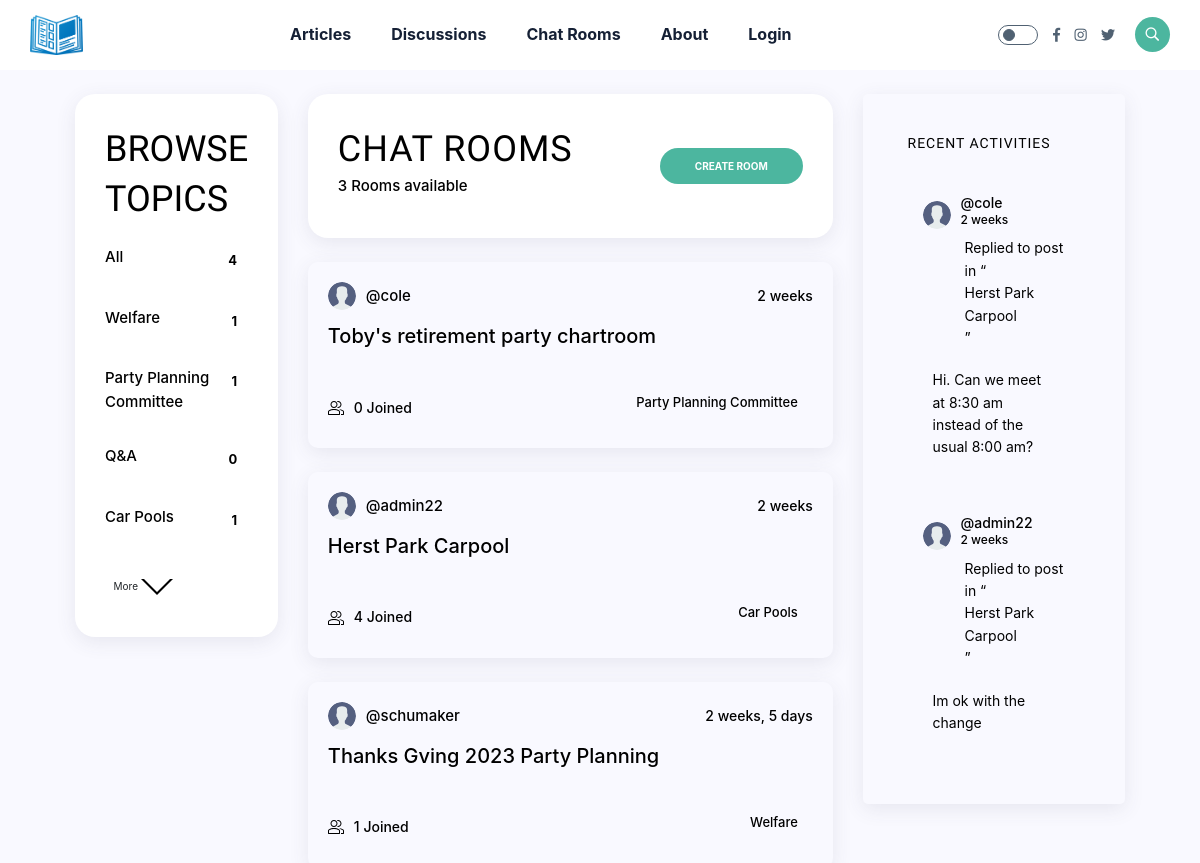
Page /chat/ on the committed database.
### chat/models.py (models this page shows, shortened)
class Topic(models.Model):
    name=models.CharField(max_length=200)

class Room(models.Model):
    host=models.ForeignKey(User,on_delete=models.SET_NULL,null=True)
    topic=models.ForeignKey(Topic,on_delete=models.SET_NULL,null=True)
    name=models.CharField(max_length=200)
    description=models.TextField(null=True,blank=True)
    participants=models.ManyToManyField(User,related_name='participants',blank=True)
    updated=models.DateTimeField(auto_now=True)
    created=models.DateTimeField(auto_now_add=True)
    class Meta():
        ordering=['-updated','-created']
    def __str__(self):
        return self.name

class ChatMessage(models.Model):
    user=models.ForeignKey(User,on_delete=models.CASCADE)
    room=models.ForeignKey(Room,on_delete=models.CASCADE)
    body=models.TextField()
    updated=models.DateTimeField(auto_now=True)
    created=models.DateTimeField(auto_now_add=True)
    class Meta():
        ordering=['-updated','-created']

### accounts/models.py (models this page shows, shortened)
class Account(AbstractBaseUser):
    username = models.CharField(max_length=50, unique=True)
    email = models.EmailField(max_length=100, unique=True)
    date_joined = models.DateTimeField(auto_now_add=True)
    last_login = models.DateTimeField(auto_now_add=True)
    is_admin = models.BooleanField(default=False)
    is_staff = models.BooleanField(default=False)
    is_active = models.BooleanField(default=False)
    is_superadmin = models.BooleanField(default=False)
    bio=models.TextField(null=True)
    name=models.TextField(null=True)
    avatar=models.ImageField(null=True,default="avatar.svg")
    USERNAME_FIELD = 'email'
    REQUIRED_FIELDS = ['username']
    objects = MyAccountManager()
    def name(self):
        return self.username

### chat/views.py (the view)
# urls.py: path('',views.home,name='home'),
def home(request):
    q=request.GET.get('q') if request.GET.get('q') !=None else ''
    rooms=Room.objects.filter(
        Q(topic__name__icontains=q) |
        Q(name__icontains=q) |
        Q(description__icontains=q)
        )
    room_count=rooms.count()
    topics=Topic.objects.all()[0:5]
    room_chatmessages=ChatMessage.objects.filter(Q(room__name__icontains=q))
    context={'rooms':rooms,'topics':topics,'room_count':room_count,'room_chatmessages':room_chatmessages}
    return render(request,'chat/home.html',context)

### category/context_processors.py (called while the page is built)
def cat_links(request):
    links = Category.objects.all()
    return dict(links=links)

### chat/templates/chat/home.html (shortened to what this page needs)
{% extends 'base.html' %}
{% block content %}
    <main class="layout layout--3">
      <div class="container">
        {% include 'chat/components/topic_component.html' %}
        <div class="roomList">
          <div class="roomList__header widget">
            <div>
              <h2>Chat Rooms</h2>
              <p>{{room_count}} Rooms available</p>
            </div>
            <a class="btn btn-primary" href="{% url 'create-room' %}">
              Create Room
            </a>
          </div>
          {% include 'chat/components/feed_component.html' %}
        </div>
        {% include 'chat/components/activity_component.html' %}
      </div>
    </main>
    {% endblock content %}

### chat/templates/chat/components/topic_component.html
<div class="topics widget">
    <div class="topics__header">
      <h2>Browse Topics</h2>
    </div>
    <ul class="topics__list">
      <li>
        <a href="{% url 'home' %}" class="active">All <span>{{topics.count}}</span></a>
      </li>
      {% for topic in topics %}
      <li>
        <a href="{% url 'home' %}?q={{topic.name}}">{{topic.name}} <span>{{topic.room_set.all.count}}</span></a>
      </li>
      {% endfor %}
    </ul>
    <a class="btn btn--link" href="{% url 'topics' %}">
      More
      <svg version="1.1" xmlns="http://www.w3.org/2000/svg" width="32" height="32" viewBox="0 0 32 32">
        <title>chevron-down</title>
        <path d="M16 21l-13-13h-3l16 16 16-16h-3l-13 13z"></path>
      </svg>
    </a>
  </div>

### chat/templates/chat/components/feed_component.html (shortened to what this page needs)
{% for room in rooms %}
<div class="roomListRoom widget">
    <div class="roomListRoom__header">
      <a  class="roomListRoom__author">
        <div class="avatar avatar--small">
          <img src="{{room.host.avatar.url}}" />
        </div>
        <span>@{{room.host.username}}</span>
      </a>
      <div class="roomListRoom__actions">
        <span>{{room.created|timesince}}</span>
      </div>
    </div>
    <div class="roomListRoom__content">
      <a href="{% url 'room' room.id %}">{{room.name}}</a>
    </div>
    <div class="roomListRoom__meta">
      <a href="{% url 'room' room.id %}" class="roomListRoom__joined">
        {{room.participants.all.count}} Joined
      </a>
      <p class="roomListRoom__topic">{{room.topic.name}}</p>
    </div>
  </div>
  {% endfor%}

### chat/templates/chat/components/activity_component.html (shortened to what this page needs)
<div class="activities widget">
    <div class="activities__header">
      <h2>Recent Activities</h2>
    </div>
    {% for chatmessage in room_chatmessages %}
    <div class="activities__box">
      <div class="activities__boxHeader roomListRoom__header">
        <a  class="roomListRoom__author">
          <div class="avatar avatar--small">
            <img src="{{chatmessage.user.avatar.url}}" />
          </div>
          <p>
            @{{chatmessage.user.username}}
            <span>{{chatmessage.created|timesince}}</span>
          </p>
        </a>
      </div>
      <div class="activities__boxContent">
        <p>replied to post in “<a href="{% url 'room' chatmessage.room.id %}">{{chatmessage.room}}</a>”</p>
        <div class="activities__boxRoomContent">
          {{chatmessage.body}}
        </div>
      </div>
    </div>
    {% endfor %}
  </div>

### rows in the picture
Topic: name "Welfare", room_set.all.count "1"
Topic: name "Party Planning Committee", room_set.all.count "1"
Topic: name "Q&A", room_set.all.count "0"
Topic: name "Car Pools", room_set.all.count "1"
Room: host.avatar (placeholder picture), host.username "cole", created "2 weeks", name "Toby's retirement party chartroom", participants.all.count "0", topic.name "Party Planning Committee"
Room: host.avatar (placeholder picture), host.username "admin22", created "2 weeks", name "Herst Park Carpool", participants.all.count "4", topic.name "Car Pools"
Room: host.avatar (placeholder picture), host.username "schumaker", created "2 weeks, 5 days", name "Thanks Gving 2023 Party Planning", participants.all.count "1", topic.name "Welfare"
ChatMessage: user.avatar (placeholder picture), user.username "cole", created "2 weeks", room "Herst Park Carpool", body "Hi. Can we meet at 8:30 am instead of the usual 8:00 am?"
ChatMessage: user.avatar (placeholder picture), user.username "admin22", created "2 weeks", room "Herst Park Carpool", body "Im ok with the change"

### other values in the picture
{{ topics.count }} "4"
{{ room_count }} "3"
